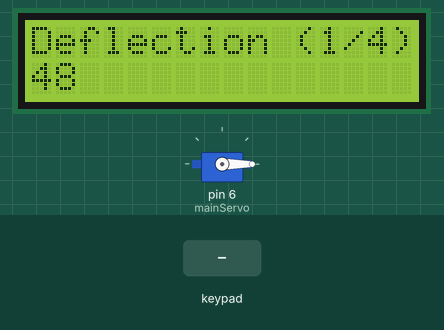
Simulated run of this program. Board: Arduino Uno, built with avr-gcc and run on an emulated ATmega328P. On the bench: 16×2 character LCD, servo. The inputs (shaded band) are chosen by the test bench. What the program prints to the serial monitor is not drawn.

Above: at 1.2 s.
1.3 s: keypad keys 1 2 A pressed 0.4 s apart
At 2.9 s:
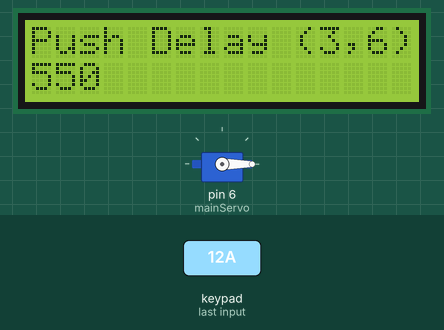
4.0 s: key 'A' pressed
At 4.9 s:
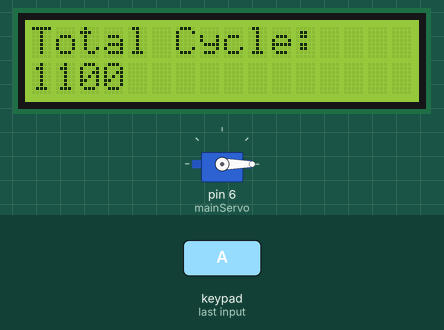
7.0 s: keypad keys 2 5 A pressed 0.4 s apart
At 7.21 s:
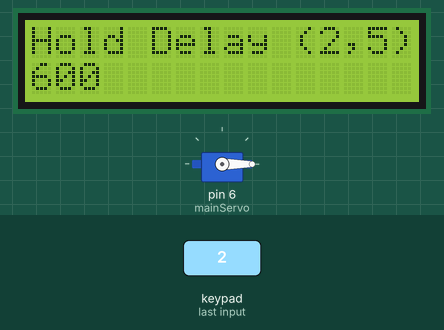
Timing chart, 0 to 21.2 s (numbered marks = the images above; inputs shaded):
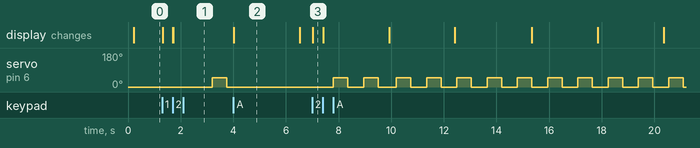

The program:

main.cpp
```cpp
#include <LiquidCrystal.h>
#include <Arduino.h>
#include <Keypad.h>
#include <Servo.h>
#include <arduino-timer.h>

const int LCD_TIMER=2500;

// Various variables.
int iDeflection = 48;
int iDelay = 500;
int iHoldDelay = 500;
bool bRunning = false;

// LCD setup
LiquidCrystal lcd(13, 12, 11, 10, 9, 8);
int iDisplayCycle = 0;

// Keypad setup.
const byte KEYPAD_ROWS = 2;
const byte KEYPAD_COLS = 4;
char hexaKeys[KEYPAD_ROWS][KEYPAD_COLS] = {
    {'1', '2', '3', 'A'},
    {'4', '5', '6', 'B'}};
byte rowPins[KEYPAD_ROWS] = {A5, A4};
byte colPins[KEYPAD_COLS] = {A3, A2, A1, A0};
Keypad customKeypad = Keypad(makeKeymap(hexaKeys), rowPins, colPins, KEYPAD_ROWS, KEYPAD_COLS);

// Servo setup
Servo mainServo;
int servoPosition = 0;

// Timer setup
auto timer = timer_create_default(); // create a timer with default settings
uintptr_t timerClickTask = 0;
uintptr_t lcdTimerTask = 0;

/*
** Shows the state of affairs to the serial interface.
*/
bool printSerialSetting(void *)
{
  Serial.println("ACNH A button clicker, the debug interface.");

  Serial.print("Run State: ");
  if (bRunning)
  {
    Serial.println("Is running. A to stop.");
  }
  else
  {
    Serial.println("Is not running. B to test, A to start.");
  }
  Serial.print("Deflection (1/4): ");
  Serial.println(iDeflection);

  Serial.print("Delay (2/5): ");
  Serial.println(iDelay);

  Serial.print("HoldDelay (3/6):");
  Serial.println(iHoldDelay);

  Serial.print("Total cycle time iHoldDelay + Delay): ");
  Serial.println(iHoldDelay + iDelay);

  Serial.println();

  return (true);
}

/*
** Shows the state of things to the LCD display.
** Top line is the setting (and buttons to adjust)
** Second line is the value.
*/
bool printLCDSettings(void *)
{
  lcd.clear();
  switch (iDisplayCycle % 5)
  {
  case 0:
    lcd.setCursor(0, 0);
    lcd.print("Deflection (1/4)");
    lcd.setCursor(0, 1);
    lcd.print(iDeflection);
    break;

  case 1:
    lcd.setCursor(0, 0);
    lcd.print("Hold Delay (2,5)");
    lcd.setCursor(0, 1);
    lcd.print(iHoldDelay);
    break;

  case 2:
    lcd.setCursor(0, 0);
    lcd.print("Push Delay (3,6)");
    lcd.setCursor(0, 1);
    lcd.print(iDelay);
    break;

  case 3:
    lcd.setCursor(0, 0);
    lcd.print("Total Cycle:    ");
    lcd.setCursor(0, 1);
    lcd.print(iHoldDelay + iDelay);
    break;

  default:
    lcd.setCursor(0, 0);
    lcd.print("A start/stop.");
    if (!bRunning)
    {
      lcd.setCursor(0, 1);
      lcd.print("B to test");
    }
  }
  iDisplayCycle++;

  return (true);
}

/*
** Actually press the button.
*/
bool doPulse(void *)
{
  mainServo.write(iDeflection);
  delay(iHoldDelay);
  mainServo.write(servoPosition);

  return (true);
}

/*
** Setup activities..
*/
void setup()
{
  //set up the LCD's number of columns and rows:
  lcd.begin(16, 2);

  // put your setup code here, to run once:
  Serial.begin(9600);

  // Setup the main server
  mainServo.attach(6);
  mainServo.write(0);

  Serial.println("Setup complete");
  lcd.setCursor(0, 0);
  lcd.print("ACNH AutoClicker");

  iDisplayCycle = 0;

  timer.every(10000, printSerialSetting);
  lcdTimerTask = timer.every(LCD_TIMER, printLCDSettings);
}

/*
** Handles keypresses from the keypad. Called from loop().
*/
void parseInput(char c)
{
  if (!bRunning)
  {
    switch (c)
    {
    case '1':
      iDeflection++;
      iDisplayCycle = 0;
      break;
    case '4':
      iDeflection--;
      iDisplayCycle = 0;
      break;
    case '2':
      iHoldDelay += 50;
      iDisplayCycle = 1;
      break;
    case '5':
      iHoldDelay -= 50;
      iDisplayCycle = 1;
      break;
    case '3':
      iDelay += 50;
      iDisplayCycle = 2;
      break;
    case '6':
      iDelay -= 50;
      iDisplayCycle = 2;
      break;
    case 'B':
      doPulse(0);
      break;
    }
  }

  switch (c)
  {
  case 'A':
    if (bRunning)
    {
      bRunning = false;
      if (timerClickTask != 0)
      {
        timer.cancel(timerClickTask);
        timerClickTask = 0;
      }
    }
    else
    {
      bRunning = true;
      timerClickTask = timer.every(iDelay + iHoldDelay, doPulse);
    }
    break;
  }

  // Make sure the values we've set are within sane limtes.
  iDeflection = constrain(iDeflection, 0, 180);
  iHoldDelay = constrain(iHoldDelay, 200, 10000);
  iDelay = constrain(iDelay, iHoldDelay, 10000);

  // Update the LCD now. This is cheesed a bit by setting the displaycycle in the switch statement above. Sometimes this is a bit weird if the timer event triggers immediately after pressing a number on the keypad.
  if (!bRunning)
  {
    timer.cancel(lcdTimerTask);
    printLCDSettings(0);
    lcdTimerTask = timer.every(LCD_TIMER, printLCDSettings);
  }
}

void loop()
{
  // Tick the timer.
  timer.tick();

  // Do keypad stuff.
  char customKey = customKeypad.getKey();

  if (customKey)
  {
    Serial.print("Console received: ");
    Serial.println(customKey);
    parseInput(customKey);
  }
}
```

Measured:
- after the input at 1.3 s, servo on pin 6 (mainServo): 0° → 49° after 1.9 s, → 0° 0.55 s later; the display: first changes at once (image 1 shows a later state)
- after the input at 4.0 s, servo on pin 6 (mainServo): stops changing and stays 0°
- after the input at 7.0 s, servo on pin 6 (mainServo): alternates 49° for 0.55 s and 0° for 0.60 s, starting after 0.80 s
- what the display in image 2 shows lasts 2.5 s, from 4.0 s to 6.5 s
